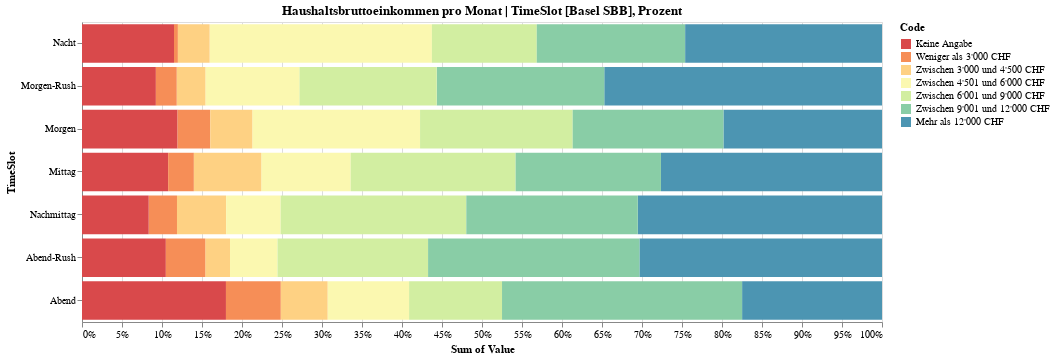

Notebook cell for this chart:
### Code cell
plot_var_time_dist(
    data=ax_data_workdays,
    var='md_ek',
    over="TimeSlot",
    station="Basel SBB",
    as_percent=True,
)

### Figure 1 — Vega-Lite specification as saved in the notebook (floating-point values rounded to 4 significant figures; data arrays with more than 128 entries replaced by an {"elided": "..."} marker saying what was removed)
{"$schema": "https://vega.github.io/schema/vega-lite/v3.4.0.json", "config": {"mark": {"tooltip": null}, "view": {"height": 300, "width": 800}}, "data": {"name": "data-0cec4e4cd9f9dcd9a31d25a4ac89b6a7"}, "datasets": {"data-0cec4e4cd9f9dcd9a31d25a4ac89b6a7": {"elided": "4869 records"}}, "encoding": {"color": {"field": "Code", "scale": {"scheme": "spectral"}, "sort": ["Keine Angabe", "Weniger als 3'000 CHF", "Zwischen 3'000 und 4'500 CHF", "Zwischen 4'501 und 6'000 CHF", "Zwischen 6'001 und 9'000 CHF", "Zwischen 9'001 und 12'000 CHF", "Mehr als 12'000 CHF"], "type": "nominal"}, "order": {"field": "Label_Nr", "type": "quantitative"}, "x": {"aggregate": "sum", "field": "Value", "stack": "normalize", "type": "quantitative"}, "y": {"field": "TimeSlot", "sort": ["Nacht", "Morgen-Rush", "Morgen", "Mittag", "Nachmittag", "Abend-Rush", "Abend"], "type": "nominal"}}, "mark": "bar", "title": "Haushaltsbruttoeinkommen pro Monat | TimeSlot [Basel SBB], Prozent"}
